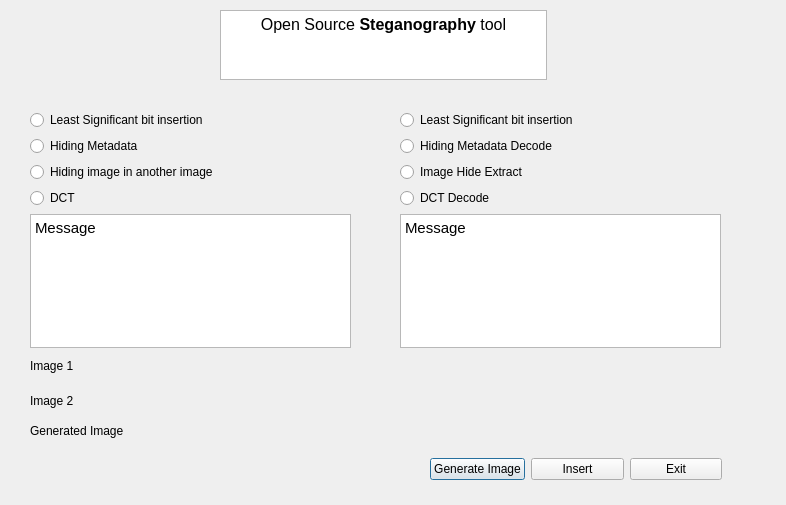
<?xml version="1.0" encoding="UTF-8"?>
<ui version="4.0">
 <class>Dialog</class>
 <widget class="QDialog" name="Dialog">
  <property name="geometry">
   <rect>
    <x>0</x>
    <y>0</y>
    <width>786</width>
    <height>505</height>
   </rect>
  </property>
  <property name="windowTitle">
   <string>Dialog</string>
  </property>
  <widget class="QWidget" name="horizontalLayoutWidget">
   <property name="geometry">
    <rect>
     <x>430</x>
     <y>450</y>
     <width>292</width>
     <height>39</height>
    </rect>
   </property>
   <layout class="QHBoxLayout" name="horizontalLayout">
    <item>
     <widget class="QPushButton" name="gen_image_btn">
      <property name="text">
       <string>Generate Image</string>
      </property>
     </widget>
    </item>
    <item>
     <widget class="QPushButton" name="insert_btn">
      <property name="text">
       <string>Insert</string>
      </property>
     </widget>
    </item>
    <item>
     <widget class="QPushButton" name="exit_btn">
      <property name="text">
       <string>Exit</string>
      </property>
     </widget>
    </item>
   </layout>
  </widget>
  <widget class="QLabel" name="label_3">
   <property name="geometry">
    <rect>
     <x>30</x>
     <y>410</y>
     <width>161</width>
     <height>41</height>
    </rect>
   </property>
   <property name="text">
    <string>Generated Image</string>
   </property>
  </widget>
  <widget class="QWidget" name="verticalLayoutWidget_2">
   <property name="geometry">
    <rect>
     <x>30</x>
     <y>110</y>
     <width>321</width>
     <height>238</height>
    </rect>
   </property>
   <layout class="QVBoxLayout" name="verticalLayout_3">
    <item>
     <layout class="QVBoxLayout" name="verticalLayout">
      <item>
       <widget class="QRadioButton" name="r1">
        <property name="text">
         <string>Least Significant bit insertion</string>
        </property>
       </widget>
      </item>
      <item>
       <widget class="QRadioButton" name="r2">
        <property name="text">
         <string>Hiding Metadata</string>
        </property>
       </widget>
      </item>
      <item>
       <widget class="QRadioButton" name="r3_2">
        <property name="text">
         <string>Hiding image in another image</string>
        </property>
       </widget>
      </item>
      <item>
       <widget class="QRadioButton" name="r4">
        <property name="text">
         <string>DCT</string>
        </property>
       </widget>
      </item>
     </layout>
    </item>
    <item>
     <widget class="QTextEdit" name="message">
      <property name="html">
       <string>&lt;!DOCTYPE HTML PUBLIC &quot;-//W3C//DTD HTML 4.0//EN&quot; &quot;http://www.w3.org/TR/REC-html40/strict.dtd&quot;&gt;
&lt;html&gt;&lt;head&gt;&lt;meta name=&quot;qrichtext&quot; content=&quot;1&quot; /&gt;&lt;style type=&quot;text/css&quot;&gt;
p, li { white-space: pre-wrap; }
&lt;/style&gt;&lt;/head&gt;&lt;body style=&quot; font-family:'Garuda'; font-size:11pt; font-weight:400; font-style:normal;&quot;&gt;
&lt;p style=&quot; margin-top:0px; margin-bottom:0px; margin-left:0px; margin-right:0px; -qt-block-indent:0; text-indent:0px;&quot;&gt;Message&lt;/p&gt;&lt;/body&gt;&lt;/html&gt;</string>
      </property>
     </widget>
    </item>
   </layout>
  </widget>
  <widget class="QLabel" name="img_3">
   <property name="geometry">
    <rect>
     <x>20</x>
     <y>370</y>
     <width>158</width>
     <height>28</height>
    </rect>
   </property>
   <property name="text">
    <string/>
   </property>
  </widget>
  <widget class="QLabel" name="label_2">
   <property name="geometry">
    <rect>
     <x>30</x>
     <y>380</y>
     <width>91</width>
     <height>41</height>
    </rect>
   </property>
   <property name="text">
    <string>Image 2</string>
   </property>
  </widget>
  <widget class="QLabel" name="label">
   <property name="geometry">
    <rect>
     <x>30</x>
     <y>350</y>
     <width>91</width>
     <height>31</height>
    </rect>
   </property>
   <property name="text">
    <string>Image 1</string>
   </property>
  </widget>
  <widget class="QTextBrowser" name="textBrowser">
   <property name="geometry">
    <rect>
     <x>220</x>
     <y>10</y>
     <width>327</width>
     <height>70</height>
    </rect>
   </property>
   <property name="html">
    <string>&lt;!DOCTYPE HTML PUBLIC &quot;-//W3C//DTD HTML 4.0//EN&quot; &quot;http://www.w3.org/TR/REC-html40/strict.dtd&quot;&gt;
&lt;html&gt;&lt;head&gt;&lt;meta name=&quot;qrichtext&quot; content=&quot;1&quot; /&gt;&lt;style type=&quot;text/css&quot;&gt;
p, li { white-space: pre-wrap; }
&lt;/style&gt;&lt;/head&gt;&lt;body style=&quot; font-family:'Garuda'; font-size:11pt; font-weight:400; font-style:normal;&quot;&gt;
&lt;p align=&quot;center&quot; style=&quot; margin-top:0px; margin-bottom:0px; margin-left:0px; margin-right:0px; -qt-block-indent:0; text-indent:0px;&quot;&gt;&lt;span style=&quot; font-size:12pt;&quot;&gt;Open Source &lt;/span&gt;&lt;span style=&quot; font-size:12pt; font-weight:600;&quot;&gt;Steganography &lt;/span&gt;&lt;span style=&quot; font-size:12pt;&quot;&gt;tool&lt;/span&gt;&lt;/p&gt;&lt;/body&gt;&lt;/html&gt;</string>
   </property>
  </widget>
  <widget class="QWidget" name="verticalLayoutWidget_3">
   <property name="geometry">
    <rect>
     <x>400</x>
     <y>110</y>
     <width>321</width>
     <height>238</height>
    </rect>
   </property>
   <layout class="QVBoxLayout" name="verticalLayout_4">
    <item>
     <layout class="QVBoxLayout" name="verticalLayout_5">
      <item>
       <widget class="QRadioButton" name="r1_2">
        <property name="text">
         <string>Least Significant bit insertion</string>
        </property>
       </widget>
      </item>
      <item>
       <widget class="QRadioButton" name="r2_2">
        <property name="text">
         <string>Hiding Metadata Decode</string>
        </property>
       </widget>
      </item>
      <item>
       <widget class="QRadioButton" name="r3_3">
        <property name="text">
         <string>Image Hide Extract</string>
        </property>
       </widget>
      </item>
      <item>
       <widget class="QRadioButton" name="r4_2">
        <property name="text">
         <string>DCT Decode</string>
        </property>
       </widget>
      </item>
     </layout>
    </item>
    <item>
     <widget class="QTextEdit" name="message_2">
      <property name="html">
       <string>&lt;!DOCTYPE HTML PUBLIC &quot;-//W3C//DTD HTML 4.0//EN&quot; &quot;http://www.w3.org/TR/REC-html40/strict.dtd&quot;&gt;
&lt;html&gt;&lt;head&gt;&lt;meta name=&quot;qrichtext&quot; content=&quot;1&quot; /&gt;&lt;style type=&quot;text/css&quot;&gt;
p, li { white-space: pre-wrap; }
&lt;/style&gt;&lt;/head&gt;&lt;body style=&quot; font-family:'Garuda'; font-size:11pt; font-weight:400; font-style:normal;&quot;&gt;
&lt;p style=&quot; margin-top:0px; margin-bottom:0px; margin-left:0px; margin-right:0px; -qt-block-indent:0; text-indent:0px;&quot;&gt;Message&lt;/p&gt;&lt;/body&gt;&lt;/html&gt;</string>
      </property>
     </widget>
    </item>
   </layout>
  </widget>
 </widget>
 <resources/>
 <connections/>
</ui>
